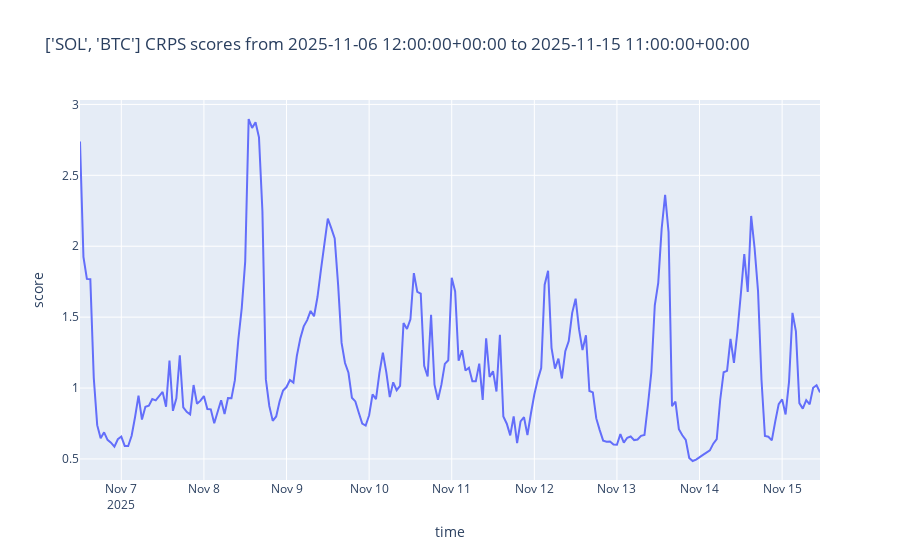

The code cell stored with this chart in its notebook:
### Markdown cell above
## Run live simulation on historic data

### Code cell
# Setup tracker + evaluator
tracker_evaluator = TrackerEvaluator(GaussianStepTracker())

for asset, history_price in test_asset_prices.items():

    # First tick: initialize historical data
    tracker_evaluator.tick({asset: initial_histories[asset]})

    prev_ts = 0
    predict_count = 0
    pbar = tqdm(desc=f"Evaluating {asset}", smoothing=0.1)
    for ts, price in history_price:
        # Feed the new tick
        tracker_evaluator.tick({asset: [(ts, price)]})

        # Evaluate prediction every hour (ts is in second)
        if ts - prev_ts >= INTERVAL:
            prev_ts = ts
            pbar.update(1)
            predictions_evaluated = tracker_evaluator.predict(asset, HORIZON, STEP)

            # Periodically display results
            if predictions_evaluated and predict_count % 100 == 0:
                # print(f"My average crps score {asset}: {tracker_evaluator.overall_crps_score_asset(asset):.4f}")
                # print(f"My recent average crps score {asset}: {tracker_evaluator.recent_crps_score_asset(asset):.4f}")
                pbar.write(
                f"[{asset}] avg CRPS={tracker_evaluator.overall_crps_score_asset(asset):.4f} | "
                f"recent={tracker_evaluator.recent_crps_score_asset(asset):.4f}"
            )
            predict_count += 1
    pbar.close()
    print()

tracker_name = tracker_evaluator.tracker.__class__.__name__
print(f"\nTracker {tracker_name}:"
      f"\nFinal average crps score: {tracker_evaluator.overall_crps_score():.4f}")

current_results_dir = tracker_evaluator.to_json(horizon=HORIZON, step=STEP,
                                                interval=INTERVAL, base_dir=base_dir_results)

# Plot scoring timeline
timestamped_scores = tracker_evaluator.scores
plot_scores(timestamped_scores)

### Figure 1 — Plotly figure (JSON) as saved in the notebook; plotly's stock layout.template omitted (floating-point values rounded to 4 significant figures; data arrays with more than 128 entries replaced by an {"elided": "..."} marker saying what was removed)
{"data": [{"hovertemplate": "time=%{x}<br>score=%{y}<extra></extra>", "legendgroup": "", "line": {"color": "#636efa", "dash": "solid"}, "marker": {"symbol": "circle"}, "mode": "lines", "name": "", "orientation": "v", "showlegend": false, "type": "scatter", "x": {"elided": "216 str values"}, "xaxis": "x", "y": {"elided": "216 float values"}, "yaxis": "y"}], "layout": {"legend": {"tracegroupgap": 0}, "title": {"text": "['SOL', 'BTC'] CRPS scores from 2025-11-06 12:00:00+00:00 to 2025-11-15 11:00:00+00:00"}, "xaxis": {"anchor": "y", "domain": [0, 1], "title": {"text": "time"}}, "yaxis": {"anchor": "x", "domain": [0, 1], "title": {"text": "score"}}}}
